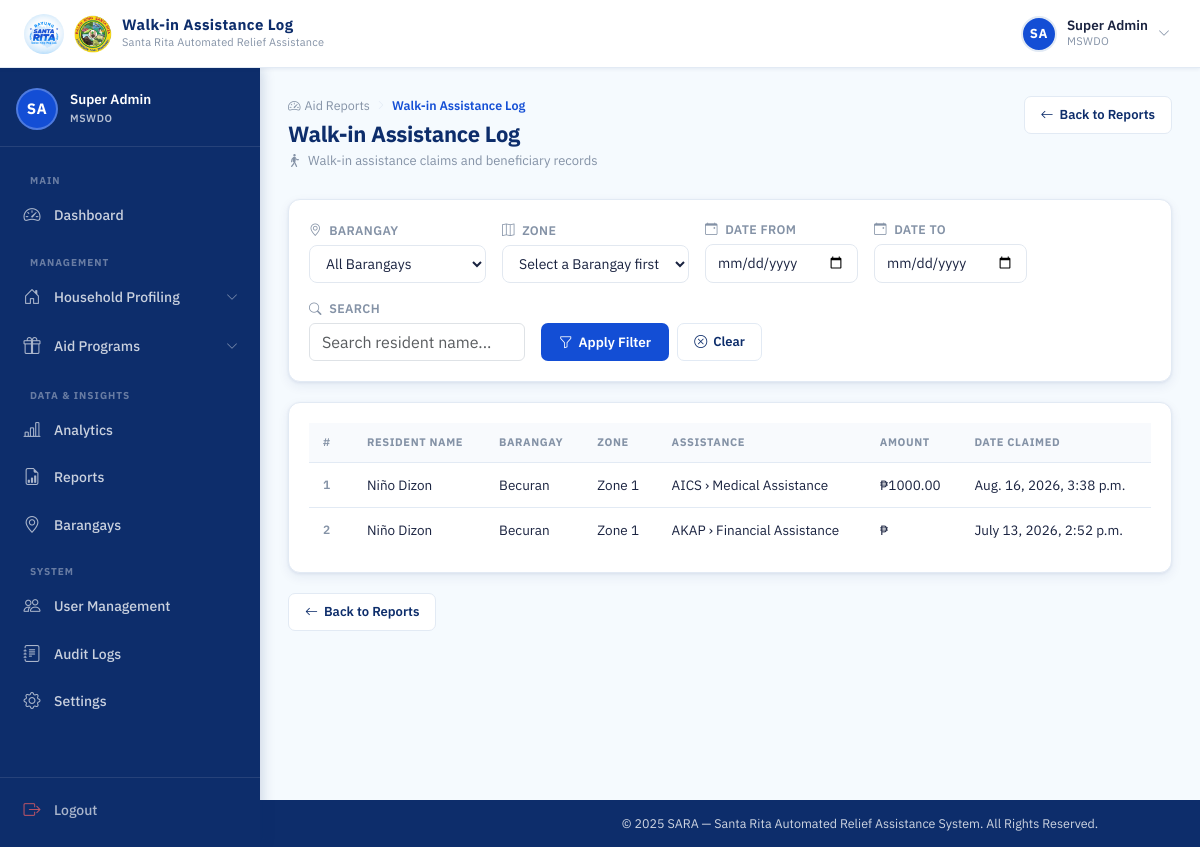
/mswdo/reports/walkin/ (signed in), run on an earlier commit of the app's database.
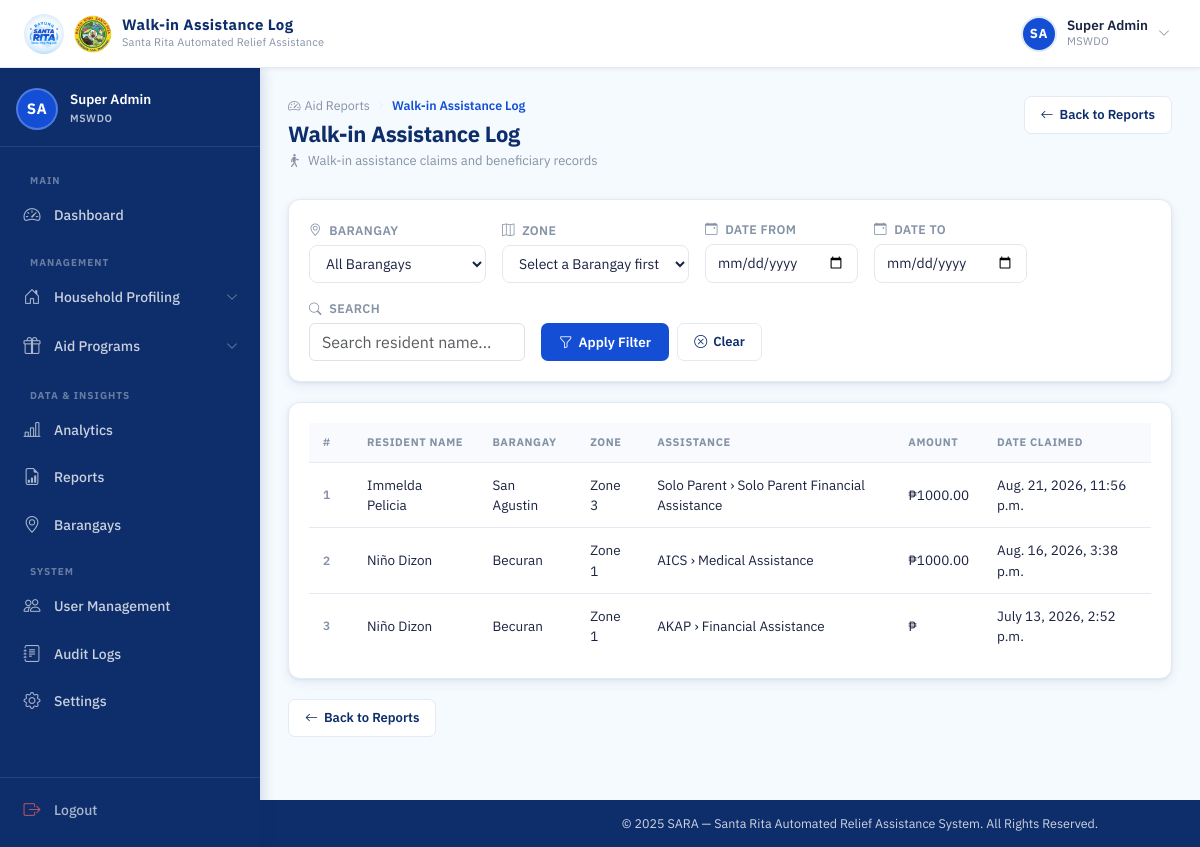
And on a later commit of the database.
### distribution/models.py (models this page shows, shortened)
class AidClaim(models.Model):
    family = models.ForeignKey(Family, on_delete=models.CASCADE)
    family_member = models.ForeignKey(
        FamilyMember,
        on_delete=models.SET_NULL,
        null=True,
        blank=True,
        help_text="Required for individual-based assistance"
    )
    assistance = models.ForeignKey(
        Assistance,
        on_delete=models.SET_NULL,
        null=True,
        blank=True,
        related_name='claims'
    )
    CLAIM_TYPE_CHOICES = (
        ('DISTRIBUTION', 'Distribution Event'),
        ('WALK_IN', 'Walk-in / Office Visit'),
        ('OFFLINE_IMPORT', 'Offline Reconciliation Import'),
    )
    claim_type = models.CharField(
        max_length=20,
        choices=CLAIM_TYPE_CHOICES,
        default='DISTRIBUTION'
    )
    schedule = models.ForeignKey('AidSchedule', on_delete=models.CASCADE, null=True, related_name='claims')
    claimed_at = models.DateTimeField(auto_now_add=True)
    amount = models.DecimalField(
        max_digits=12,
        decimal_places=2,
        null=True,
        blank=True,
        help_text="Actual amount distributed to the beneficiary. Auto-filled from schedule.per_beneficiary_amount for scheduled claims, manually entered for walk-ins."
    )
    created_by = models.ForeignKey(
            settings.AUTH_USER_MODEL,
            on_delete=models.SET_NULL,
            null=True,
            blank=True,
            related_name='processed_claims'
        )
    is_late_scheduled_claim = models.BooleanField(
        default=False,
        help_text="True if this walk-in claim fulfills a missed scheduled distribution within the 7-day grace period"
    )
    original_schedule = models.ForeignKey(
        'AidSchedule',
        null=True,
        blank=True,
        on_delete=models.SET_NULL,
        related_name='late_claims',
        help_text="If is_late_scheduled_claim=True, links to the original missed schedule this claim fulfills"
    )
    is_exported = models.BooleanField(
        default=False,
        help_text="True if this claim has been exported for offline reconciliation (prevents duplicate exports)"
    )

### households/models.py (models this page shows, shortened)
class FamilyMember(models.Model):
    family = models.ForeignKey(
        Family,
        on_delete=models.CASCADE,
        related_name='members'
    )
    first_name = models.CharField(max_length=100)
    middle_name = models.CharField(max_length=100, blank=True, null=True)
    last_name = models.CharField(max_length=100)
    suffix = models.CharField(max_length=20, blank=True, null=True)
    relationship = models.CharField(max_length=20, choices=RELATIONSHIP_CHOICES)
    birthdate = models.DateField(null=True, blank=True)
    date_of_death = models.DateField(null=True, blank=True)
    birthplace = models.CharField(max_length=150, blank=True, null=True)
    sex = models.CharField(max_length=1, choices=SEX_CHOICES, blank=True, null=True)
    civil_status = models.CharField(max_length=50, choices=CIVIL_STATUS_CHOICES, blank=True, null=True)
    government_id_type = models.CharField(
        max_length=20, choices=GOVERNMENT_ID_CHOICES,
        blank=True, default='PHILSYS'
    )
    government_id_number = models.CharField(max_length=50, blank=True, null=True)
    religion = models.CharField(max_length=100, blank=True, null=True)
    citizenship = models.CharField(max_length=50, default='Filipino', blank=True, null=True)
    occupation = models.CharField(max_length=150, blank=True, null=True)
    contact_number = models.CharField(
        max_length=13,
        blank=True,
        null=True,
        validators=[
            RegexValidator(
                regex=r'^(09|\+639)\d{9}$',
                message="Phone number must be entered in the format: '09XXXXXXXXX' or '+639XXXXXXXXX'."
            )
        ]
    )
    email = models.EmailField(blank=True, null=True)
    monthly_income = models.DecimalField(max_digits=10, decimal_places=2, default=0)
    educational_attainment = models.CharField(max_length=50, choices=EDUCATIONAL_ATTAINMENT_CHOICES, blank=True, null=True)
    education_status = models.CharField(max_length=50, choices=EDUCATION_STATUS_CHOICES, blank=True, null=True)
    is_pwd = models.BooleanField(default=False)
    is_solo_parent = models.BooleanField(default=False)
    is_senior_citizen = models.BooleanField(default=False)
    is_indigenous = models.BooleanField(default=False)
    is_out_of_school_youth = models.BooleanField(default=False)
    is_out_of_school_children = models.BooleanField(default=False)
    profile_image = models.ImageField(upload_to=resident_profile_image_path, blank=True, null=True)

class Family(models.Model):
    household = models.ForeignKey(Household, on_delete=models.CASCADE, related_name='families')
    family_name = models.CharField(max_length=100)
    rfid_uid = models.CharField(
        max_length=50,
        unique=True,
        null=True,
        blank=True
    )
    is_active = models.BooleanField(default=True)
    is_archived = models.BooleanField(default=False)
    archived_at = models.DateTimeField(null=True, blank=True)
    archived_by = models.ForeignKey(settings.AUTH_USER_MODEL, on_delete=models.SET_NULL, null=True, blank=True, related_name='+')

class Household(models.Model):
    barangay = models.ForeignKey(Barangay, on_delete=models.CASCADE, related_name='households')
    zone = models.ForeignKey(Zone, on_delete=models.CASCADE, related_name='households')
    LAND_USE_CHOICES = (
        ('RESIDENTIAL', 'Residential'),
        ('AGRICULTURAL', 'Agricultural'),
        ('COMMERCIAL', 'Commercial'),
        ('INDUSTRIAL', 'Industrial'),
        ('INSTITUTIONAL', 'Institutional'),
        ('FISHING', 'Fishing'),
    )
    HAZARD_CHOICES = (
        ('NONE', 'No Hazard'),
        ('FLOOD', 'Flood'),
        ('LANDSLIDE', 'Landslide'),
        ('FIRE', 'Fire'),
        ('EARTHQUAKE', 'Earthquake/Fault'),
        ('RIVERBANK_EROSION', 'Riverbank Erosion'),
        ('OTHER', 'Other'),
    )
    house_number = models.CharField(max_length=50)
    land_use = models.CharField(max_length=20, choices=LAND_USE_CHOICES)
    hazard_exposure = models.CharField(max_length=20, choices=HAZARD_CHOICES)
    flood_depth = models.CharField(max_length=50, blank=True)
    flood_frequency = models.CharField(max_length=50, blank=True)
    hazard_other_description = models.CharField(max_length=255, blank=True)
    accessibility = models.CharField(max_length=255, blank=True)
    location_notes = models.CharField(max_length=255, blank=True)
    latitude = models.DecimalField(max_digits=9, decimal_places=6, null=True, blank=True)
    longitude = models.DecimalField(max_digits=9, decimal_places=6, null=True, blank=True)

class Zone(models.Model):
    barangay = models.ForeignKey(Barangay, on_delete=models.CASCADE, related_name='zones')
    name = models.CharField(max_length=50)

### accounts/models.py (models this page shows, shortened)
class Barangay(models.Model):
    name = models.CharField(max_length=100, unique=True)

### programs/models.py (models this page shows, shortened)
class Assistance(models.Model):
    BENEFICIARY_TYPE = [
        ('individual', 'Individual'),
        ('family', 'Family'),
    ]
    AID_TYPE_CHOICES = (
        ('CASH', 'Cash Assistance'),
        ('GOODS', 'Goods-in-Kind (rice, noodles, canned goods, etc.)'),
    )
    PRIORITIZATION_CHOICES = (
        ('LOWEST_INCOME_FIRST', 'Lowest Income First'),
        ('TYPHOON_PRIORITY', 'Typhoon/Vulnerability Priority'),
        ('RANDOM', 'Random Among Eligible'),
    )
    program = models.ForeignKey(
        Program,
        on_delete=models.CASCADE,
        related_name='assistances'
    )
    aid_category = models.ForeignKey(
        AidCategory,
        on_delete=models.CASCADE,
        related_name='assistances'
    )
    beneficiary_type = models.CharField(
        max_length=20,
        choices=BENEFICIARY_TYPE,
        default='family'
    )
    prioritization_strategy = models.CharField(
        max_length=30, choices=PRIORITIZATION_CHOICES, default='LOWEST_INCOME_FIRST',
        help_text="How to rank eligible beneficiaries when there are more eligible than available slots."
    )
    aid_type = models.CharField(
        max_length=10, choices=AID_TYPE_CHOICES, default='CASH',
        help_text="Used by the Rotation Eligibility rule to alternate beneficiaries between cash and goods-based aid across distribution cycles."
    )
    minimum_age = models.PositiveIntegerField(
        null=True,
        blank=True,
        help_text="Leave blank if no age requirement."
    )
    requires_pwd = models.BooleanField(default=False)
    requires_solo_parent = models.BooleanField(default=False)
    requires_senior_citizen = models.BooleanField(default=False)
    is_active = models.BooleanField(default=True)
    created_at = models.DateTimeField(auto_now_add=True)
    class Meta:
        ordering = ['program', 'aid_category']
        unique_together = ('program', 'aid_category', 'beneficiary_type')

class Program(models.Model):
    name = models.CharField(max_length=100, unique=True)
    description = models.TextField(blank=True, null=True)
    is_active = models.BooleanField(default=True)
    is_emergency_program = models.BooleanField(default=False, help_text="Emergency programs bypass 90-day cooldown and rotation eligibility rules")
    created_at = models.DateTimeField(auto_now_add=True)
    class Meta:
        ordering = ['name']

class AidCategory(models.Model):
    program = models.ForeignKey(
        Program,
        on_delete=models.CASCADE,
        related_name='aid_categories'
    )
    name = models.CharField(max_length=100)
    description = models.TextField(blank=True, null=True)
    is_active = models.BooleanField(default=True)
    class Meta:
        ordering = ['name']
        unique_together = ('program', 'name')

### reports/views.py (the view, shortened to what this page needs)
# urls.py: path('mswdo/reports/walkin/', views.walkin_reports, name='walkin_reports'),
@login_required
@session_protected
@mswdo_or_staff_required
def walkin_reports(request):
    selected_barangay = request.GET.get('barangay')
    selected_zone = request.GET.get('zone')
    date_from = request.GET.get('date_from')
    date_to = request.GET.get('date_to')
    search_query = request.GET.get('search', '')
    claims_queryset = AidClaim.objects.filter(
        claim_type='WALK_IN'
    ).select_related(
        'family',
        'family_member',
        'family__household',
        'family__household__barangay',
        'family__household__zone',
        'assistance',
        'assistance__program',
        'assistance__aid_category'
    )
    if selected_barangay:
        claims_queryset = claims_queryset.filter(
            family__household__barangay_id=selected_barangay
        )
    if selected_zone:
        claims_queryset = claims_queryset.filter(
            family__household__zone_id=selected_zone
        )
    if date_from:
        try:
            date_from_dt = datetime.strptime(date_from, '%Y-%m-%d')
            claims_queryset = claims_queryset.filter(claimed_at__gte=date_from_dt)
        except ValueError:
            pass
    if search_query:
        claims_queryset = claims_queryset.filter(
            Q(family__family_name__icontains=search_query) |
            Q(family_member__first_name__icontains=search_query) |
            Q(family_member__last_name__icontains=search_query)
        )
    claims_queryset = claims_queryset.order_by('-claimed_at', 'id')
    page = request.GET.get('page', 1)
    paginator = Paginator(claims_queryset, 20)
    try:
        claims_page = paginator.page(page)
    except PageNotAnInteger:
        claims_page = paginator.page(1)
    except EmptyPage:
        claims_page = paginator.page(paginator.num_pages)
    barangays = Barangay.objects.all()
    all_zones = Zone.objects.all()
    return render(request, 'reports/walkin_reports.html', {
        'claims': claims_page,
        'paginator': paginator,
        'barangays': barangays,
        'all_zones': all_zones,
        'selected_barangay': selected_barangay,
        'selected_zone': selected_zone,
        'date_from': date_from,
        'date_to': date_to,
        'search_query': search_query,
        'now': timezone.now(),
    })

### accounts/context_processors.py (called while the page is built)
def auth_required(request):
    return {
        'requires_auth': request.user.is_authenticated
    }

def offline_sync_metadata(request):
    from distribution.models import OfflineSyncMetadata
    if request.user.is_authenticated and request.user.role == 'MSWDO_STAFF':
        latest_sync = OfflineSyncMetadata.get_latest_sync()
        return {
            'latest_sync': latest_sync,
        }
    return {}

### reports/templates/reports/walkin_reports.html (shortened to what the changed rows need)
{% extends 'base.html' %}
{% load static %}
{% block css %}
<link rel="stylesheet" href="{% static 'css/mswdo_dashboard.css' %}">
<link rel="stylesheet" href="{% static 'css/barangay_accounts.css' %}">
<link rel="stylesheet" href="{% static 'css/aid_reports.css' %}">
<link rel="stylesheet" href="{% static 'css/register_rfid.css' %}">
{% endblock %}
{% block content %}
<div class="dash-page-header">
  <div>
    <h1 class="dash-page-title">Walk-in Assistance Log</h1>
  </div>
</div>
<div class="dash-panel">
  <div class="dash-panel__body">
    {% if claims %}
      <div class="table-responsive">
        <table class="rpt-table">
          <thead>
            <tr>
              <th class="rpt-th">#</th>
              <th class="rpt-th">Resident Name</th>
              <th class="rpt-th">Barangay</th>
              <th class="rpt-th">Zone</th>
              <th class="rpt-th">Assistance</th>
              <th class="rpt-th">Amount</th>
              <th class="rpt-th">Date Claimed</th>
            </tr>
          </thead>
          <tbody>
            {% for claim in claims %}
            <tr class="rpt-row">
              <td class="rpt-td rpt-td--num">{{ claims.start_index|add:forloop.counter0 }}</td>
              <td class="rpt-td">
                {% if claim.family_member %}
                  {{ claim.family_member.first_name }} {{ claim.family_member.last_name }}
                {% else %}
                  {{ claim.family.family_name }} Family
                {% endif %}
              </td>
              <td class="rpt-td">
                {{ claim.family.household.barangay.name|default:"N/A" }}
              </td>
              <td class="rpt-td">
                {{ claim.family.household.zone.name|default:"N/A" }}
              </td>
              <td class="rpt-td">
                {{ claim.assistance.program.name }} › {{ claim.assistance.aid_category.name }}
              </td>
              <td class="rpt-td">
                ₱{{ claim.amount|floatformat:2 }}
              </td>
              <td class="rpt-td">
                {{ claim.claimed_at }}
              </td>
            </tr>
            {% endfor %}
          </tbody>
        </table>
      </div>
    {% else %}
      <div class="rpt-no-claims">
        <i class="bi bi-inbox"></i>
        <p>No walk-in claims found.</p>
      </div>
    {% endif %}
  </div>
</div>
{% endblock %}

What changed in the data, as far as the page shows it:
added AidClaim: start_index|add "1", family_member.first_name "Immelda", family_member.last_name "Pelicia", family.household.barangay.name "San Agustin", family.household.zone.name "Zone 3", assistance.program.name "Solo Parent", assistance.aid_category.name "Solo Parent Financial Assistance", amount "1000.00", claimed_at "Aug. 21, 2026, 11:56 p.m."
computed for AidClaim "Aug. 16, 2026, 3:38 p.m.": start_index|add "1" → "2"
computed for AidClaim "July 13, 2026, 2:52 p.m.": start_index|add "2" → "3"
